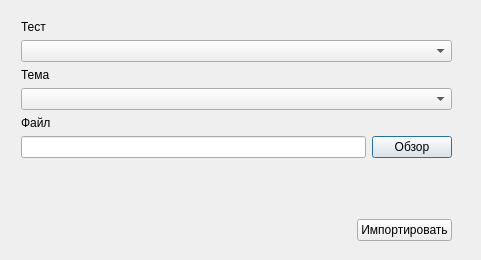
<?xml version="1.0" encoding="UTF-8"?>
<ui version="4.0">
 <class>ImportFromWordDialog</class>
 <widget class="QDialog" name="ImportFromWordDialog">
  <property name="geometry">
   <rect>
    <x>0</x>
    <y>0</y>
    <width>481</width>
    <height>260</height>
   </rect>
  </property>
  <property name="windowTitle">
   <string>Dialog</string>
  </property>
  <widget class="QWidget" name="layoutWidget">
   <property name="geometry">
    <rect>
     <x>21</x>
     <y>20</y>
     <width>431</width>
     <height>221</height>
    </rect>
   </property>
   <layout class="QVBoxLayout" name="verticalLayout_4">
    <item>
     <layout class="QVBoxLayout" name="verticalLayout_3">
      <item>
       <widget class="QLabel" name="label_2">
        <property name="text">
         <string>Тест</string>
        </property>
       </widget>
      </item>
      <item>
       <widget class="QComboBox" name="comboBoxTests"/>
      </item>
     </layout>
    </item>
    <item>
     <layout class="QVBoxLayout" name="verticalLayout_2">
      <item>
       <widget class="QLabel" name="label_3">
        <property name="text">
         <string>Тема</string>
        </property>
       </widget>
      </item>
      <item>
       <widget class="QComboBox" name="comboBoxTheme"/>
      </item>
     </layout>
    </item>
    <item>
     <layout class="QVBoxLayout" name="verticalLayout">
      <item>
       <widget class="QLabel" name="label">
        <property name="text">
         <string>Файл</string>
        </property>
       </widget>
      </item>
      <item>
       <layout class="QHBoxLayout" name="horizontalLayout">
        <item>
         <widget class="QLineEdit" name="lineEditFileBrowse">
          <property name="baseSize">
           <size>
            <width>0</width>
            <height>0</height>
           </size>
          </property>
         </widget>
        </item>
        <item>
         <widget class="QPushButton" name="pushButtonFileBrowse">
          <property name="text">
           <string>Обзор</string>
          </property>
         </widget>
        </item>
       </layout>
      </item>
     </layout>
    </item>
    <item>
     <spacer name="verticalSpacer_3">
      <property name="orientation">
       <enum>Qt::Vertical</enum>
      </property>
      <property name="sizeType">
       <enum>QSizePolicy::Expanding</enum>
      </property>
      <property name="sizeHint" stdset="0">
       <size>
        <width>20</width>
        <height>40</height>
       </size>
      </property>
     </spacer>
    </item>
    <item>
     <layout class="QHBoxLayout" name="horizontalLayout_2">
      <item>
       <spacer name="horizontalSpacer">
        <property name="orientation">
         <enum>Qt::Horizontal</enum>
        </property>
        <property name="sizeHint" stdset="0">
         <size>
          <width>40</width>
          <height>20</height>
         </size>
        </property>
       </spacer>
      </item>
      <item>
       <widget class="QPushButton" name="pushButtonImport">
        <property name="text">
         <string>Импортировать</string>
        </property>
       </widget>
      </item>
     </layout>
    </item>
   </layout>
  </widget>
 </widget>
 <resources/>
 <connections/>
</ui>
